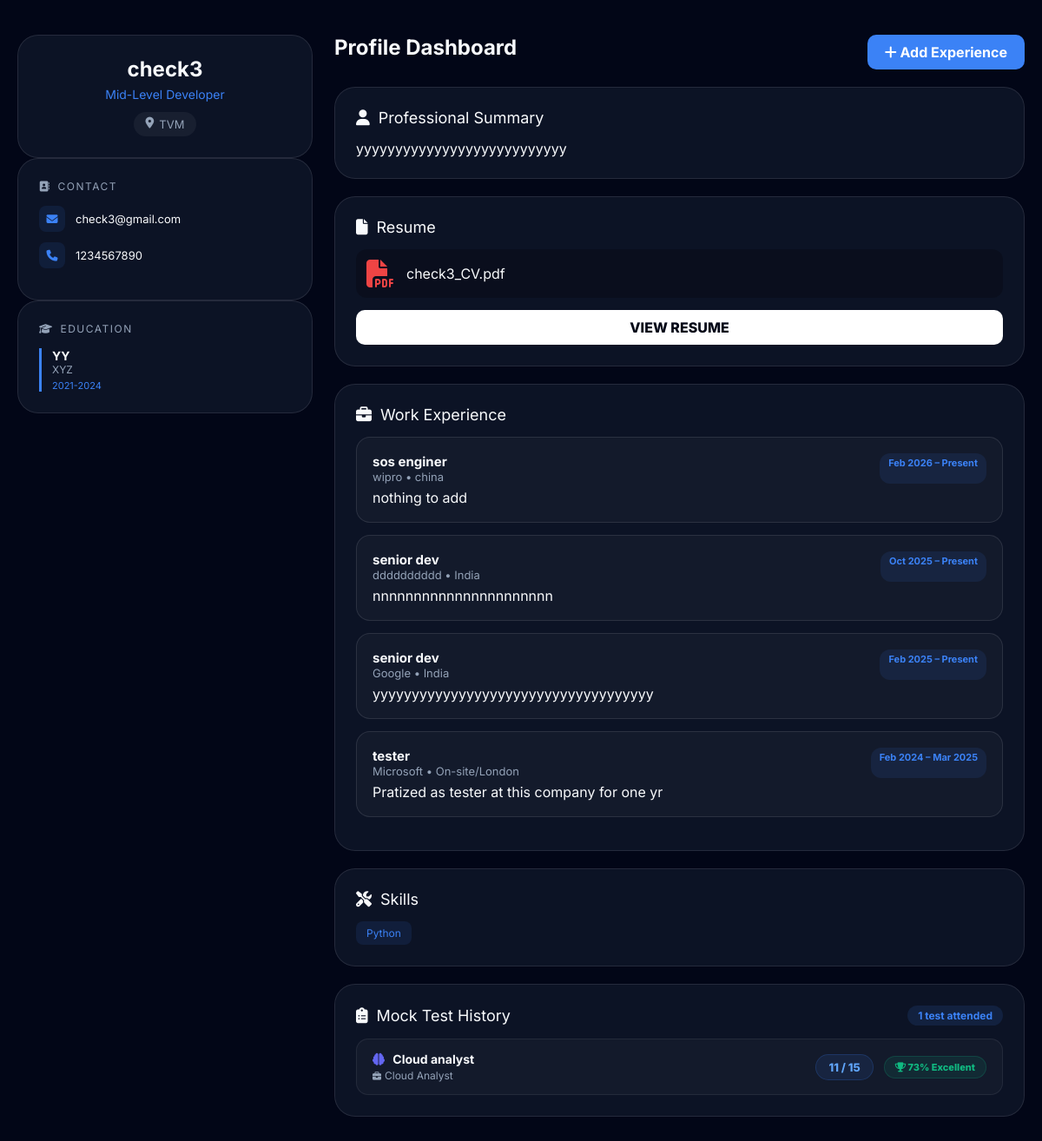
/userprofile/ (signed in), run on the app's committed database.
### hireapp/models.py (models this page shows, shortened)
class JobPortalUser(models.Model):
    ROLE_CHOICES = [
        ('junior_dev', 'Junior Developer'),
        ('mid_dev', 'Mid-Level Developer'),
        ('senior_dev', 'Senior Developer'),
        ('lead_dev', 'Lead Developer'),
        ('architect', 'Architect / Principal Developer'),
    ]
    full_name = models.CharField(max_length=255)
    role = models.CharField(
        max_length=20,
        choices=ROLE_CHOICES,
        default='user',
    )
    phone_number = models.CharField(max_length=10 , blank=True, null=True)
    email = models.EmailField(unique=True)
    password = models.CharField(max_length=128)
    location = models.CharField(max_length=255, blank=True)
    college_name = models.CharField(max_length=255, blank=True)
    degree = models.CharField(max_length=100, blank=True)
    year_of_study = models.CharField(max_length=50, blank=True)
    about_me = models.TextField(blank=True)
    skills = models.TextField(blank=True)
    resume = models.FileField(upload_to='resumes/', blank=True, null=True)
    is_blocked = models.BooleanField(default=False)
    created_at = models.DateTimeField(auto_now_add=True)

class Experience(models.Model):
    user = models.ForeignKey(
        JobPortalUser,
        on_delete=models.CASCADE,
        related_name='experiences'
    )
    job_title = models.CharField(max_length=255)
    company_name = models.CharField(max_length=255)
    location = models.CharField(max_length=255)
    start_date = models.DateField()
    end_date = models.DateField(null=True, blank=True)
    is_current = models.BooleanField(default=False)
    description = models.TextField()
    class Meta:
        ordering = ['-start_date']

class TestResult(models.Model):
    user = models.ForeignKey(JobPortalUser, on_delete=models.CASCADE)
    test = models.ForeignKey(MockTest, on_delete=models.CASCADE)
    score = models.IntegerField(default=0)
    total = models.IntegerField(default=0)
    submitted_at = models.DateTimeField(auto_now_add=True)
    @property
    def percentage(self):
        if self.total:
            return round((self.score / self.total) * 100)
        return 0

class MockTest(models.Model):
    job = models.ForeignKey(JobPost, on_delete=models.CASCADE)
    title = models.CharField(max_length=200)
    created_at = models.DateTimeField(auto_now_add=True)

class JobPost(models.Model):
    JOB_TYPE_CHOICES = [
        ('full-time', 'Full Time'),
        ('part-time', 'Part Time'),
        ('contract', 'Contract'),
        ('internship', 'Internship'),
    ]
    employee = models.ForeignKey(
        JobPortalEmployee,
        on_delete=models.CASCADE,
        related_name="jobs"
    )
    job_title = models.CharField(max_length=255)
    company_name = models.CharField(max_length=255)
    location = models.CharField(max_length=255, blank=True)
    job_type = models.CharField(
        max_length=20,
        choices=JOB_TYPE_CHOICES,
        default='full-time'
    )
    salary = models.CharField(max_length=100, blank=True)
    required_skills = models.TextField(
        help_text="Comma separated skills (e.g. Python, Django, AWS)",
        blank=True
    )
    description = models.TextField()
    apply_url = models.CharField(
        max_length=500,
        blank=True,
        help_text="External apply link or contact email"
    )
    is_active = models.BooleanField(default=True)
    created_at = models.DateTimeField(auto_now_add=True)

### hireapp/views.py (the view)
# urls.py: path('userprofile/',views.userprofile,name='userprofile'),
def userprofile(request):
    user_id = request.session.get('user_id')
    if not user_id:
        return redirect('login')
    usep = JobPortalUser.objects.get(id=user_id)
    skills_list = usep.skills.split(',') if usep.skills else []
    exp = Experience.objects.filter(user=usep)
    test_history = TestResult.objects.filter(user=usep).select_related('test__job').order_by('-id')
    return render(request, 'userprofile.html', {
        'usep': usep,
        'skills_list': skills_list,
        'experiences': exp,
        'test_history': test_history,
    })

### hireapp/templates/userprofile.html (shortened to what this page needs)
<!DOCTYPE html>
<html lang="en">
<head>
    <link href="https://cdnjs.cloudflare.com/ajax/libs/font-awesome/6.5.0/css/all.min.css" rel="stylesheet">
</head>
<body>
<div class="container">
    <aside>
        <div class="card profile">
            <h2>{{ usep.full_name }}</h2>
            <p> {{ usep.get_role_display }}
</p>
            <span><i class="fa-solid fa-location-dot"></i> {{ usep.location }}</span>
        </div>
        <div class="card">
            <div class="side-title"><i class="fa-solid fa-address-book"></i> Contact</div>
            <div class="contact-item"><i class="fa-solid fa-envelope"></i>{{ usep.email }}</div>
            <div class="contact-item"><i class="fa-solid fa-phone"></i>{{ usep.phone_number }}</div>
        </div>
        <div class="card">
            <div class="side-title"><i class="fa-solid fa-graduation-cap"></i> Education</div>
            <div class="edu-box">
                <div class="edu-degree">{{ usep.degree }}</div>
                <div class="edu-college">{{ usep.college_name }}</div>
                <div class="edu-year">{{ usep.year_of_study }}</div>
            </div>
        </div>
    </aside>
    <main>
        <div class="header">
            <h2>Profile Dashboard</h2>
            <a href="{% url 'addexp' %}" class="add-btn">
                <i class="fa-solid fa-plus"></i> Add Experience
            </a>
        </div>
        <div class="card" style="margin-bottom:20px;">
            <div class="section-title"><i class="fa-solid fa-user"></i> Professional Summary</div>
            <p>{{ usep.about_me }}</p>
        </div>
        <div class="card" style="margin-bottom:20px;">
            <div class="section-title"><i class="fa-solid fa-file"></i> Resume</div>
            <div class="resume-mini">
                <i class="fa-solid fa-file-pdf fa-2x" style="color:#ef4444;"></i>
                <div>{{ usep.full_name }}_CV.pdf</div>
            </div>
            <a href="{{ usep.resume.url }}" target="_blank" class="view-btn">VIEW RESUME</a>
        </div>
        <div class="card">
            <div class="section-title"><i class="fa-solid fa-briefcase"></i> Work Experience</div>
            {% for exp in experiences %}
            <div class="exp-card">
                <div class="exp-top">
                    <div>
                        <div class="exp-title">{{ exp.job_title }}</div>
                        <div class="exp-company">
                            {{ exp.company_name }} • {{ exp.location }}
                        </div>
                    </div>
                    <div class="exp-date">
                        {{ exp.start_date|date:"M Y" }} –
                        {% if exp.is_current %}Present{% else %}{{ exp.end_date|date:"M Y" }}{% endif %}
                    </div>
                </div>
                <p>{{ exp.description }}</p>
            </div>
            {% empty %}
                <p style="color:var(--text-muted); text-align:center;">No experience added</p>
            {% endfor %}
        </div>
       <div class="card" style="margin-top:20px;">
    <div class="section-title">
        <i class="fa-solid fa-tools"></i> Skills
    </div>
    <div class="skills-container">
        {% for skill in usep.skills.split %}
            <span class="skill-tag">{{ skill }}</span>
        {% empty %}
            <span class="skill-tag">No skills</span>
        {% endfor %}
    </div>
</div>
        <div class="card" style="margin-top:20px;">
            <div class="section-title">
                <i class="fa-solid fa-clipboard-list"></i>
                Mock Test History
                <span style="margin-left:auto;font-size:12px;background:rgba(59,130,246,.12);color:#3b82f6;padding:4px 12px;border-radius:20px;font-weight:700;">
                    {{ test_history|length }} test{% if test_history|length != 1 %}s{% endif %} attended
                </span>
            </div>
            {% if test_history %}
            <div style="display:flex;flex-direction:column;gap:12px;">
                {% for result in test_history %}
                {% with pct=result.score|floatformat:0 %}
                <div style="display:flex;align-items:center;justify-content:space-between;padding:14px 18px;background:rgba(255,255,255,.03);border:1px solid rgba(255,255,255,.07);border-radius:14px;">
                    <div>
                        <div style="font-weight:700;font-size:14px;margin-bottom:3px;">
                            <i class="fa-solid fa-brain" style="color:#6366f1;margin-right:6px;"></i>
                            {{ result.test.title }}
                        </div>
                        <div style="font-size:12px;color:var(--text-muted);">
                            <i class="fa-solid fa-briefcase" style="font-size:10px;margin-right:4px;"></i>{{ result.test.job.job_title }}
                        </div>
                    </div>
                    <div style="display:flex;align-items:center;gap:12px;">
                        <span style="font-size:13px;font-weight:800;background:rgba(59,130,246,.1);color:#60a5fa;padding:6px 14px;border-radius:20px;border:1px solid rgba(59,130,246,.2);">
                            {{ result.score }} / {{ result.total }}
                        </span>
                        {% if result.percentage >= 70 %}
                        <span style="font-size:11px;font-weight:800;background:rgba(16,185,129,.1);color:#10b981;padding:5px 12px;border-radius:20px;border:1px solid rgba(16,185,129,.2);">
                            <i class="fa-solid fa-trophy"></i> {{ result.percentage }}% Excellent
                        </span>
                        {% elif result.percentage >= 40 %}
                        <span style="font-size:11px;font-weight:800;background:rgba(245,158,11,.1);color:#f59e0b;padding:5px 12px;border-radius:20px;border:1px solid rgba(245,158,11,.2);">
                            <i class="fa-solid fa-star-half-alt"></i> {{ result.percentage }}% Good
                        </span>
                        {% else %}
                        <span style="font-size:11px;font-weight:800;background:rgba(244,63,94,.1);color:#f43f5e;padding:5px 12px;border-radius:20px;border:1px solid rgba(244,63,94,.2);">
                            <i class="fa-solid fa-times-circle"></i> {{ result.percentage }}% Keep Practicing
                        </span>
                        {% endif %}
                    </div>
                </div>
                {% endwith %}
                {% endfor %}
            </div>
            {% else %}
            <p style="color:var(--text-muted);text-align:center;padding:20px 0;">You haven't attended any mock tests yet.</p>
            {% endif %}
        </div>
    </main>
</div>
</body>
</html>

### hireapp/templates/userprofile.html (style rules this page uses)
:root { --bg-body: #020617; --bg-card: rgba(15, 23, 42, 0.8); --text-main: #f8fafc; --text-muted: #94a3b8; --accent: #3b82f6; --accent-hover: #60a5fa; --border: rgba(255,255,255,0.1); }
* { margin: 0; padding: 0; box-sizing: border-box; font-family: 'Inter', sans-serif; }
body { background: var(--bg-body); color: var(--text-main); min-height: 100vh; padding: 40px 20px; background-image: radial-gradient(circle at center, rgba(2,6,23,.4), rgba(2,6,23,.9)), url('https://images.unsplash.com/photo-1497215728101-856f4ea42174'); background-size: cover; background-attachment: fixed; }
.container { max-width: 1200px; margin: auto; display: grid; grid-template-columns: 340px 1fr; gap: 25px; }
.card { background: var(--bg-card); backdrop-filter: blur(12px); border-radius: 24px; padding: 24px; border: 1px solid var(--border); transition: .3s; }
.profile { text-align: center; }
.profile h2 { font-size: 24px; font-weight: 700; }
.profile p { color: var(--accent); font-size: 14px; margin: 6px 0 12px; }
.profile span { font-size: 13px; color: var(--text-muted); background: rgba(255,255,255,.05); padding: 6px 14px; border-radius: 20px; display: inline-flex; gap: 6px; }
.side-title { font-size: 12px; text-transform: uppercase; letter-spacing: 1.5px; color: var(--text-muted); margin-bottom: 15px; display: flex; gap: 8px; align-items: center; }
.contact-item { display: flex; align-items: center; gap: 12px; margin-bottom: 12px; font-size: 13px; }
.contact-item i { width: 30px; height: 30px; background: rgba(59,130,246,.1); color: var(--accent); display: flex; align-items: center; justify-content: center; border-radius: 8px; }
.edu-box { border-left: 3px solid var(--accent); padding-left: 12px; }
.edu-degree { font-weight: 700; font-size: 14px; }
.edu-college { font-size: 12px; color: var(--text-muted); }
.edu-year { font-size: 11px; color: var(--accent); margin-top: 4px; }
.header { display: flex; justify-content: space-between; margin-bottom: 20px; }
.add-btn { background: var(--accent); color: white; padding: 10px 20px; border-radius: 10px; font-weight: 700; text-decoration: none; }
.section-title { font-size: 18px; margin-bottom: 15px; display: flex; gap: 10px; align-items: center; }
.exp-card { border: 1px solid var(--border); border-radius: 16px; padding: 18px; margin-bottom: 14px; background: rgba(255,255,255,.03); }
.exp-top { display: flex; justify-content: space-between; margin-bottom: 6px; }
.exp-title { font-weight: 700; font-size: 15px; }
.exp-company { font-size: 13px; color: var(--text-muted); }
.exp-date { font-size: 11px; color: var(--accent); font-weight: 700; background: rgba(59,130,246,.1); padding: 4px 10px; border-radius: 12px; }
.skills-container { display: flex; flex-wrap: wrap; gap: 8px; }
.skill-tag { font-size: 12px; background: rgba(59,130,246,.1); color: var(--accent); padding: 6px 12px; border-radius: 8px; }
.resume-mini { display: flex; gap: 14px; align-items: center; background: rgba(0,0,0,.2); padding: 12px; border-radius: 12px; margin-bottom: 14px; }
.view-btn { display: block; text-align: center; background: white; color: #020617; padding: 10px; border-radius: 10px; font-weight: 800; text-decoration: none; }

### data on the page
JobPortalUser: full_name "check3", role "Mid-Level Developer", location "TVM", email "check3@gmail.com", phone_number "1234567890", degree "YY", college_name "XYZ", year_of_study "2021-2024", about_me "yyyyyyyyyyyyyyyyyyyyyyyyyyy", split "Python"
Experience: job_title "sos enginer", company_name "wipro", location "china", start_date "Feb 2026", is_current "Present", description "nothing to add"
Experience: job_title "senior dev", company_name "dddddddddd", location "India", start_date "Oct 2025", is_current "Present", description "nnnnnnnnnnnnnnnnnnnnnn"
Experience: job_title "senior dev", company_name "Google", location "India", start_date "Feb 2025", is_current "Present", description "yyyyyyyyyyyyyyyyyyyyyyyyyyyyyyyyyyyy"
Experience: job_title "tester", company_name "Microsoft", location "On-site/London", start_date "Feb 2024", end_date "Mar 2025", description "Pratized as tester at this company for one yr"
TestResult: test "Cloud analyst", test.job.job_title "Cloud Analyst", score "11", total "15", percentage "73"

### other printed values
{{ test_history|length }} "1"
